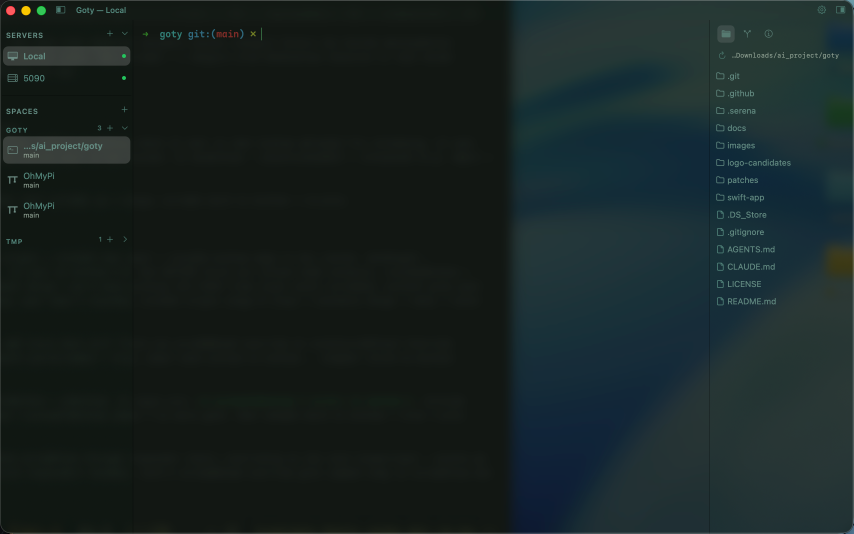
#> input picture images/theme1.png, 2560 x 1600 px (shown at 1/3 size)
$ python make-collage.py
#> lines starting #> are read from the running program, lines starting #| are printed output that depends on the picture
#!/usr/bin/env python3
"""Compose images/themes.png — every non-hero screenshot tiled like
partially overlapping books: 2 rows of 4, cascading left-to-right,
row 2 offset like brickwork. Regenerate after replacing any screenshot:

    python3 images/make-collage.py
"""
from pathlib import Path

from PIL import Image, ImageDraw, ImageFilter

DIR = Path(__file__).resolve().parent

ORDER = [
    ["theme1.png", "theme2.png", "theme3.png", "theme4.png"],
    ["theme5.png", "theme6.png", "light.png", "blur.png"],
]

CARD_W, CARD_H = 768, 480  # 0.3 x 2560x1600
STEP_X = 356               # advance per card -> 46% of each card stays visible
STAGGER_Y = 8              # each card sits slightly lower than its neighbour
ROW_DX = 178               # row 1 shifted right, brick-style
ROW_OVER = 56              # vertical overlap between rows
PAD = 64
RADIUS = 16
BORDER = (255, 255, 255, 36)
SHADOW_OFFSET = (0, 14)
SHADOW_BLUR = 22
SHADOW_ALPHA = 120
BG_TOP = (0x1A, 0x1B, 0x20)
BG_BOTTOM = (0x26, 0x27, 0x2D)

ROW_H = CARD_H + STAGGER_Y * 3
W = PAD + ROW_DX + CARD_W + STEP_X * 3 + PAD
H = PAD + ROW_H + (ROW_H - ROW_OVER) + PAD


def card_xy(row: int, i: int) -> tuple[int, int]:
    x = PAD + row * ROW_DX + i * STEP_X
    y = PAD + row * (ROW_H - ROW_OVER) + i * STAGGER_Y
    return x, y


def load_card(name: str) -> Image.Image:
    return Image.open(DIR / name).convert("RGB").resize(
        (CARD_W, CARD_H), Image.LANCZOS
    )


def main() -> None:
    canvas = Image.new("RGB", (W, H))
#> canvas: PIL image 2142x1080 RGB; every value is 0
    px = canvas.load()
    for y in range(H):  # vertical gradient backdrop
        t = y / (H - 1)
        c = tuple(round(a + (b - a) * t) for a, b in zip(BG_TOP, BG_BOTTOM))
        for x in range(W):
            px[x, y] = c

    cards = [[load_card(n) for n in row] for row in ORDER]
#> in load_card, `return Image.open(DIR / name).convert("RGB").resize( (CARD_W, CARD_H),..`:
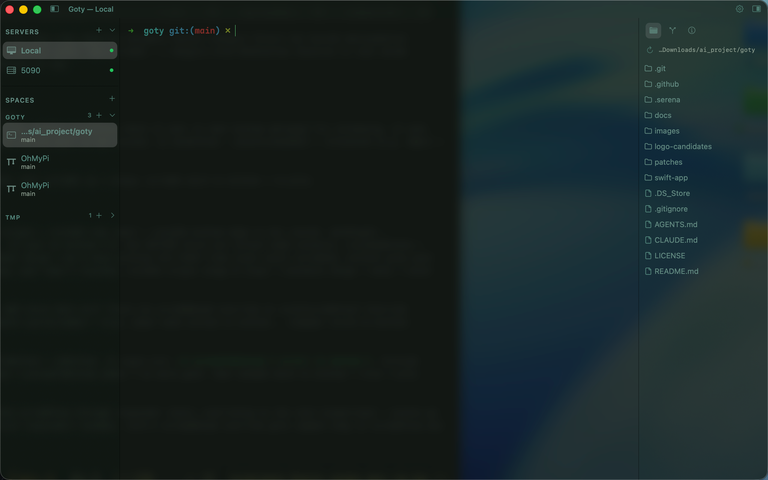
#> returned value: PIL image 768x480 RGB; mean R, G, B 24, 35.5, 35
#> call 2 of load_card, with name = 'theme2.png'
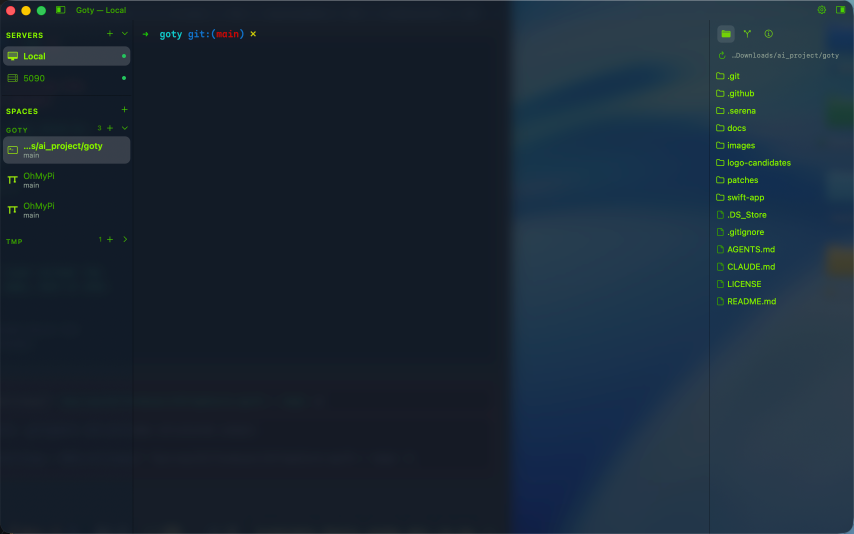
#> input picture images/theme2.png, 2560 x 1600 px (shown at 1/3 size)
#> in load_card (call 2), `return Image.open(DIR / name).convert("RGB").resize( (CARD_W, CARD_H),..`:
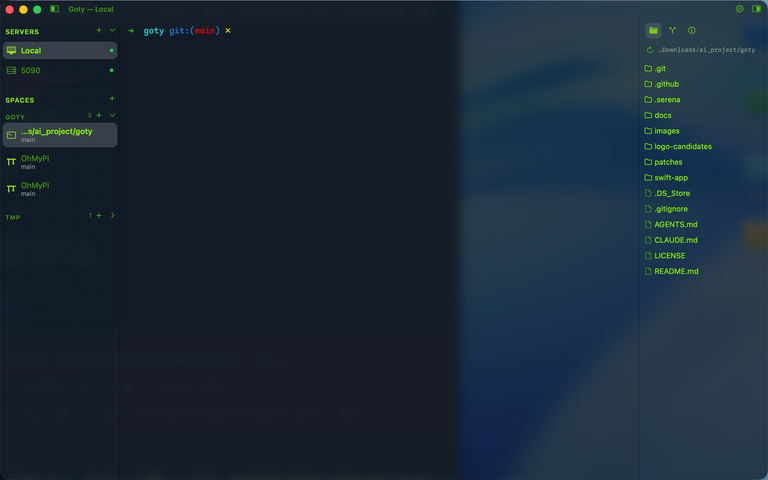
#> returned value: PIL image 768x480 RGB; mean R, G, B 26, 40.5, 54.3
#> call 3 of load_card, with name = 'theme3.png'
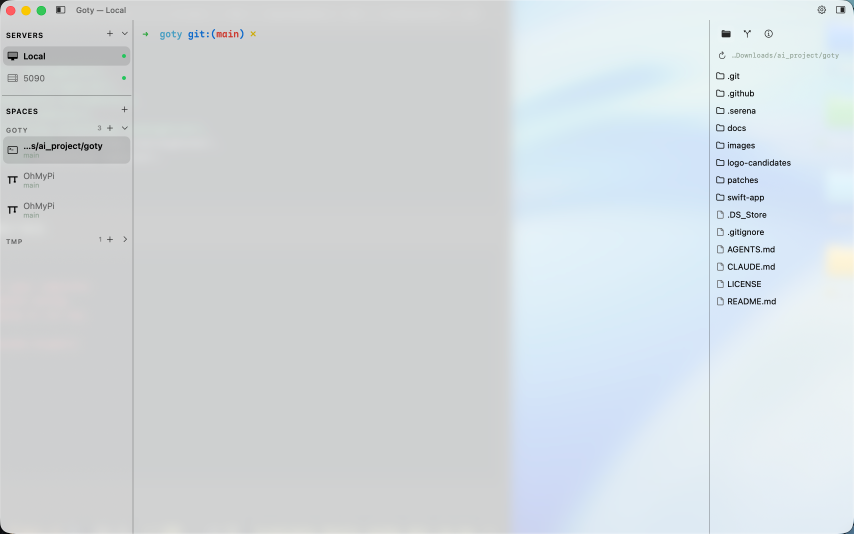
#> input picture images/theme3.png, 2560 x 1600 px (shown at 1/3 size)
#> in load_card (call 3), `return Image.open(DIR / name).convert("RGB").resize( (CARD_W, CARD_H),..`:
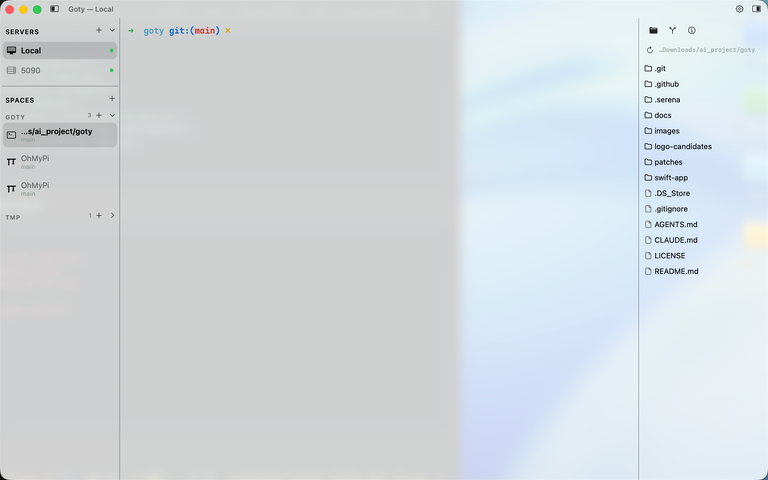
#> returned value: PIL image 768x480 RGB; mean R, G, B 211.4, 217.9, 222
#> call 4 of load_card, with name = 'theme4.png'
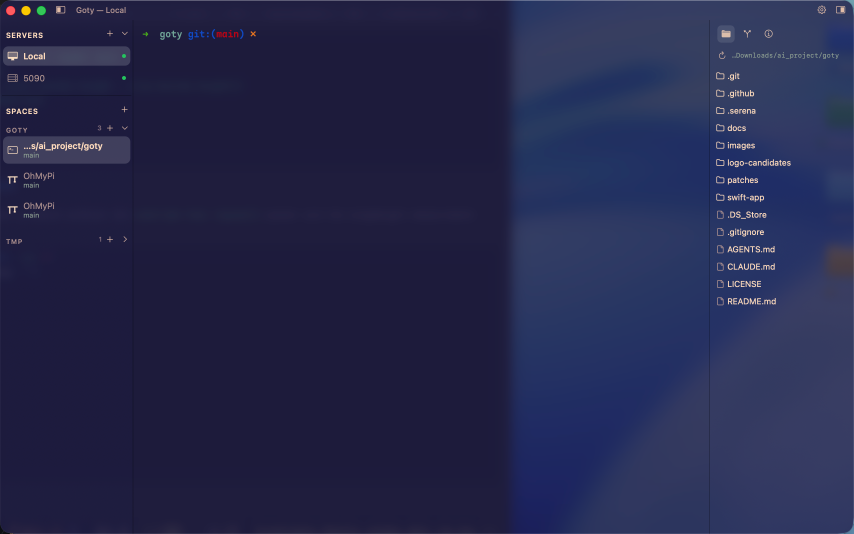
#> input picture images/theme4.png, 2560 x 1600 px (shown at 1/3 size)
#> in load_card (call 4), `return Image.open(DIR / name).convert("RGB").resize( (CARD_W, CARD_H),..`:
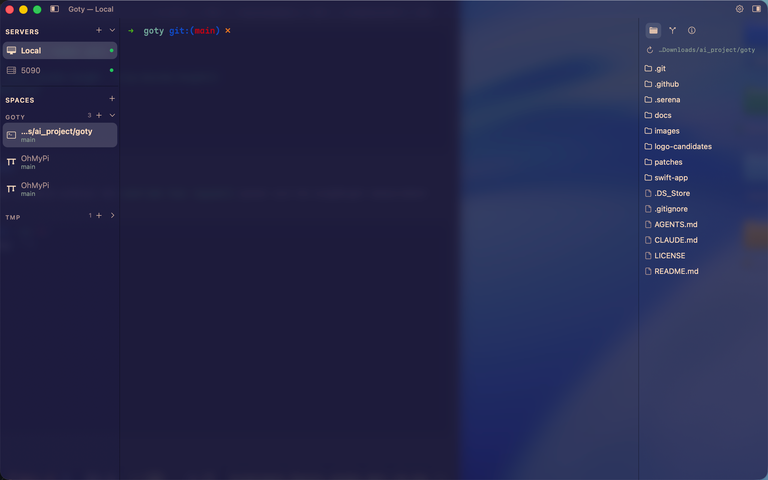
#> returned value: PIL image 768x480 RGB; mean R, G, B 37.3, 40.2, 76.6

    def paste(img: Image.Image, mask, xy):
        x, y = xy
        sil = Image.new("L", (CARD_W + 64, CARD_H + 64), 0)
        d = ImageDraw.Draw(sil)
        d.rounded_rectangle([32, 32, 32 + CARD_W, 32 + CARD_H], RADIUS, fill=SHADOW_ALPHA)
        sil = sil.filter(ImageFilter.GaussianBlur(SHADOW_BLUR))
        canvas.paste(
            Image.new("RGB", sil.size, (0, 0, 0)),
            (x - 32 + SHADOW_OFFSET[0], y - 32 + SHADOW_OFFSET[1]),
            sil,
        )
        canvas.paste(img, (x, y), mask)
        ImageDraw.Draw(canvas, "RGBA").rounded_rectangle(
            [x, y, x + CARD_W, y + CARD_H], RADIUS, outline=BORDER, width=2
        )


    mask = Image.new("L", (CARD_W, CARD_H), 0)
    ImageDraw.Draw(mask).rounded_rectangle(
        [0, 0, CARD_W, CARD_H], RADIUS, fill=255
    )

    for r, row in enumerate(cards):
        for i, img in enumerate(row):
            paste(img, mask, card_xy(r, i))

    out = DIR / "themes.png"
    canvas.save(out, optimize=True)

    # --- verify: size, card provenance, and that neighbours really overlap ---
    assert canvas.size == (W, H), canvas.size
    for r, row in enumerate(ORDER):
        for i in range(4):
            x, y = card_xy(r, i)
            probes = (24, 24), (300, 380 if r == 0 else 455)  # clear of row below
            for sx, sy in probes:
                assert px[x + sx, y + sy] == cards[r][i].load()[sx, sy], (r, i, sx, sy)
            if i < 3:  # right part of this card is covered by the next card
                cov = px[x + 500, y + 240]
                exp = cards[r][i + 1].load()[500 - STEP_X, 240 - STAGGER_Y]
                assert cov == exp, (r, i)
    print(f"{out}  {W}x{H}  {out.stat().st_size / 1e6:.2f} MB  checks passed")


if __name__ == "__main__":
#> (the run stopped early here; a loop or call above may not have finished)
